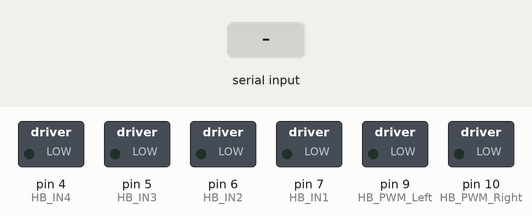
Recording of a sketch running on a simulated Arduino Uno, built with avr-gcc and run on an emulated ATmega328P. On the bench: switched loads named in the sketch (green lamp = pin HIGH). Inputs (shaded band) come from the test bench. What the sketch prints to the serial monitor is not drawn.

Above: at 1.2 s.
1.3 s: "F" received over the second serial link
At 1.7 s:
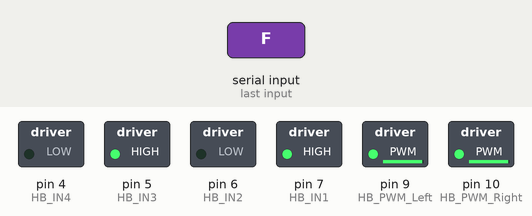
2.8 s: "B" received over the second serial link
At 4.0 s:
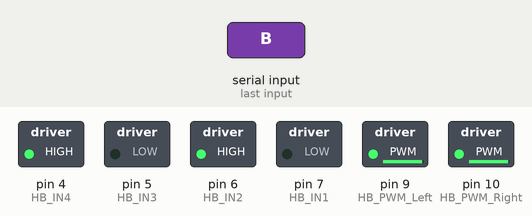
4.3 s: "L" received over the second serial link
At 5.1 s:
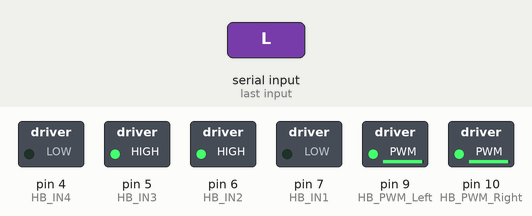
5.8 s: "R" received over the second serial link
At 6.3 s:
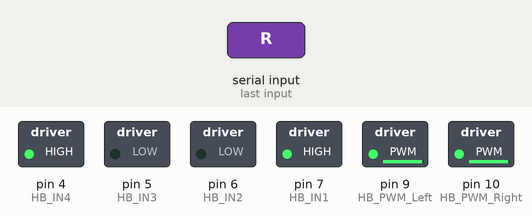
7.3 s: "I" received over the second serial link
At 8.5 s:
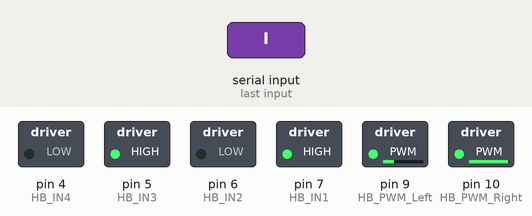
8.8 s: "G" received over the second serial link
At 9.8 s:
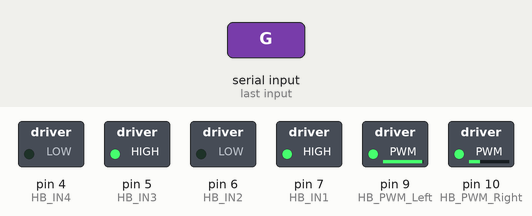
Timing chart, 0 to 11.3 s (numbered marks = the images above; inputs shaded):
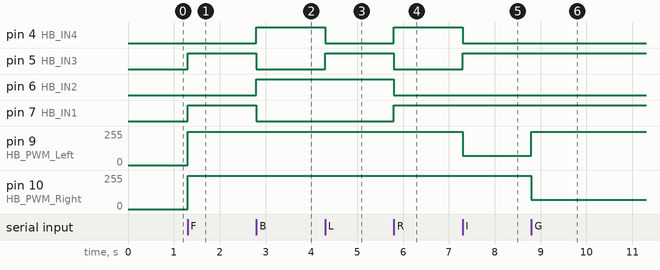

Measured:
- after the input at 1.3 s, pin 5 (HB_IN3), pin 7 (HB_IN1): LOW → HIGH at once; pin 9 (HB_PWM_Left), pin 10 (HB_PWM_Right): 0/255 → 250/255 at once
- after the input at 2.8 s, pin 4 (HB_IN4), pin 6 (HB_IN2): LOW → HIGH at once; pin 5 (HB_IN3), pin 7 (HB_IN1): HIGH → LOW at once
- after the input at 4.3 s, pin 4 (HB_IN4): HIGH → LOW at once; pin 5 (HB_IN3): LOW → HIGH at once
- after the input at 5.8 s, pin 4 (HB_IN4), pin 7 (HB_IN1): LOW → HIGH at once; pin 5 (HB_IN3), pin 6 (HB_IN2): HIGH → LOW at once
- after the input at 7.3 s, pin 4 (HB_IN4): HIGH → LOW at once; pin 5 (HB_IN3): LOW → HIGH at once; pin 9 (HB_PWM_Left): 250/255 → 70/255 at once
- after the input at 8.8 s, pin 9 (HB_PWM_Left): 70/255 → 250/255 at once; pin 10 (HB_PWM_Right): 250/255 → 70/255 at once

The sketch:

Versao_2.ino
```cpp
// ##############################################
// # THE ROBÓTICO PROJECT - MARI AND DADDY WORK #
// #                                            #
// #     TKS MARI ABOUT THIS FUNNY IDEA!!!      #
// ##############################################
//
//
// This arduino sketch use parts of the original script of Mundo Inventivo
// www.youtube.com/mundoinventivo writen by Gelson Leandro Kaul
// It'll avalible on my github repository

#include <Arduino.h> //I'm using the PlatformIO IDE for VSCode, so I need to import the Arduino library
#include <SoftwareSerial.h>

// Pin defination: usin pin 2 and 3 to Bluetooth Module (from now, I'll refere as hc05) we have the
// Arduino serial port free to sync, so we don't need to disconnect the hc05 to upload the program.
#define rxPin 2 //rx pin from hc05 - don't forget the communication of hc05 use 3.3V, so you
// MUST use a voltage divider to get 3.3V or 5V provided for Arduino out pin
#define txPin 3 //tx pin from hc05
#define baudrate 9600 // the boudrate of communication. You can change it, but a lot of control apps use this boudrate

SoftwareSerial hc05(rxPin, txPin);

int HB_IN1 = 7;
int HB_IN2 = 6;
int HB_IN3 = 5;
int HB_IN4 = 4;
int HB_PWM_Left = 9; //PWM Pin
int HB_PWM_Right = 10; //PWM Pin
char Command;

void setup() {
  //here we'll define every PIN as we'll use and start the serial/bluetooth communication

  Serial.begin(9600); //start the serial port (we'll send some messages to debug the program)

  // pins of hc05
  pinMode(rxPin,INPUT);
  pinMode(txPin,OUTPUT);

  hc05.begin(baudrate); // start hc05

  // pins of H Bridge DC motor control. We use the same name the circuit board use
  pinMode(HB_IN1, OUTPUT);
  pinMode(HB_IN2, OUTPUT);
  pinMode(HB_IN3, OUTPUT);
  pinMode(HB_IN4, OUTPUT);
  pinMode(HB_PWM_Left, OUTPUT);
  pinMode(HB_PWM_Right, OUTPUT);
}

void loop() {

  while (hc05.available()) {

    if (hc05.available() > 0) {
        Serial.println("Communication is Ok!"); //If the comm is enabled and working, it'll print that's ok at serial monitor
        Serial.println(Command);
    }
    //At the first command you'll see some commented lines print the direction and de command at Serial Monitor.
    //If you need see the other commands, you can use it as source.

    Command = hc05.read();
    if (Command == 'F') {
        // Serial.println("Forward"); //this two lines print at screen (serial arduino screen) the procedure and command.
        // Serial.println(Command);
      Forward(); //call the procedure Forward, there we'll write the commands to robot go forward
    }
    else if (Command == 'B') {
      Backward();
    }
    else if (Command == 'L') {
      Left();
    }
    else if (Command == 'R') {
      Right();
    }
    else if (Command == 'I') {
      Right_Front();
    }
    else if (Command == 'G') {
      Left_Front();
    }
    else {
      Stoped();
    }
  }
}

void Backward() {
  //Turn both motors on clockwise
  analogWrite(HB_PWM_Left, 250);
  analogWrite(HB_PWM_Right, 250);
  digitalWrite(HB_IN1, LOW);
  digitalWrite(HB_IN2, HIGH);
  digitalWrite(HB_IN3, LOW);
  digitalWrite(HB_IN4, HIGH);

}

void Forward() {
  //Turn both motors on counterclockwise
  analogWrite(HB_PWM_Left, 250);
  analogWrite(HB_PWM_Right, 250);
  digitalWrite(HB_IN1, HIGH);
  digitalWrite(HB_IN2, LOW);
  digitalWrite(HB_IN3, HIGH);
  digitalWrite(HB_IN4, LOW);
}

void Left() {
  //Turn right motor counterclockwise and left motor clockwise
  analogWrite(HB_PWM_Left, 250);
  analogWrite(HB_PWM_Right, 250);
  digitalWrite(HB_IN1, LOW);
  digitalWrite(HB_IN2, HIGH);
  digitalWrite(HB_IN3, HIGH);
  digitalWrite(HB_IN4, LOW);
}

void Right() {
  //Turn left motor counterclockwise and right motor clockwise
  analogWrite(HB_PWM_Left, 250);
  analogWrite(HB_PWM_Right, 250);
  digitalWrite(HB_IN1, HIGH);
  digitalWrite(HB_IN2, LOW);
  digitalWrite(HB_IN3, LOW);
  digitalWrite(HB_IN4, HIGH);
}

void Right_Front() {
  //Turn both motors counterclockwise but the right fastest then left
  analogWrite(HB_PWM_Left, 70);
  analogWrite(HB_PWM_Right, 250);
  digitalWrite(HB_IN1, HIGH);
  digitalWrite(HB_IN2, LOW);
  digitalWrite(HB_IN3, HIGH);
  digitalWrite(HB_IN4, LOW);
}

void Left_Front() {
  //Turn both motors counterclockwise but the left fastest then lefright
  analogWrite(HB_PWM_Left, 250);
  analogWrite(HB_PWM_Right, 70);
  digitalWrite(HB_IN1, HIGH);
  digitalWrite(HB_IN2, LOW);
  digitalWrite(HB_IN3, HIGH);
  digitalWrite(HB_IN4, LOW);
}

void Stoped() {
  //Stop all motors if anyother key is pressed
  digitalWrite(HB_IN1, LOW);
  digitalWrite(HB_IN2, LOW);
  digitalWrite(HB_IN3, LOW);
  digitalWrite(HB_IN4, LOW);
}
```
